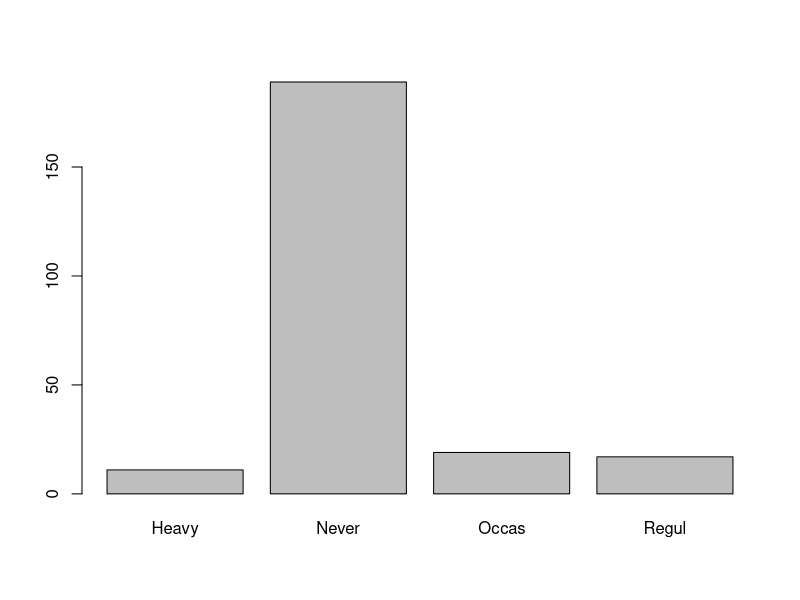
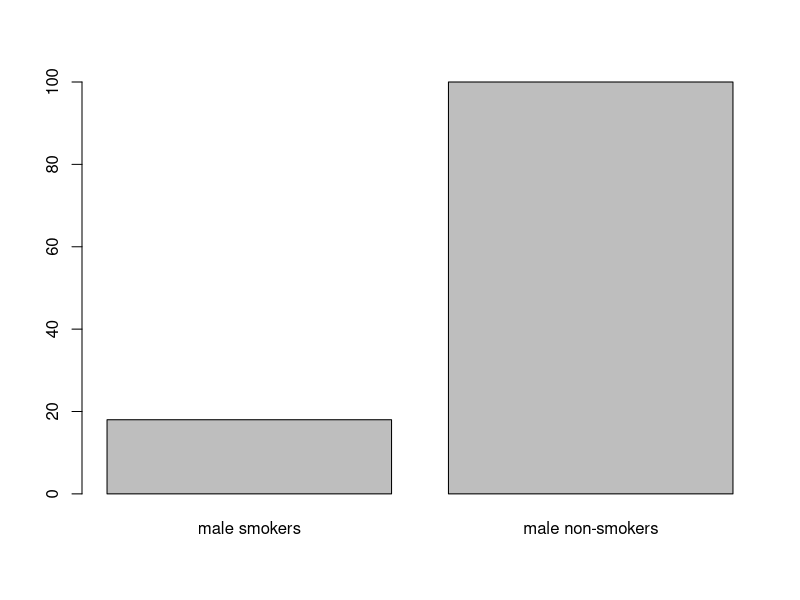
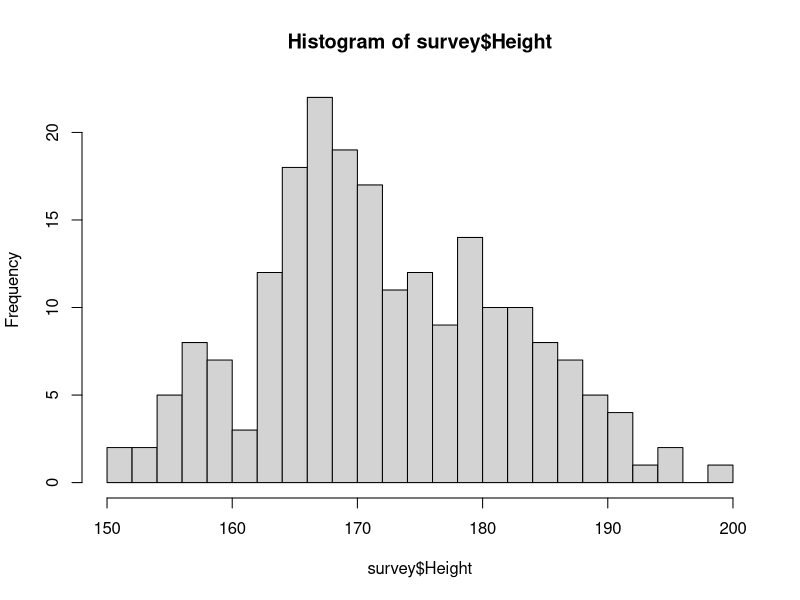
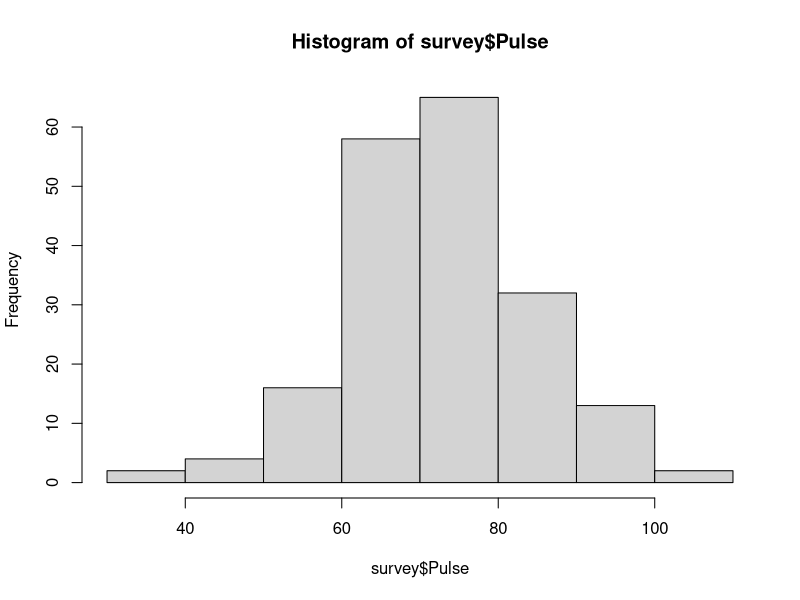
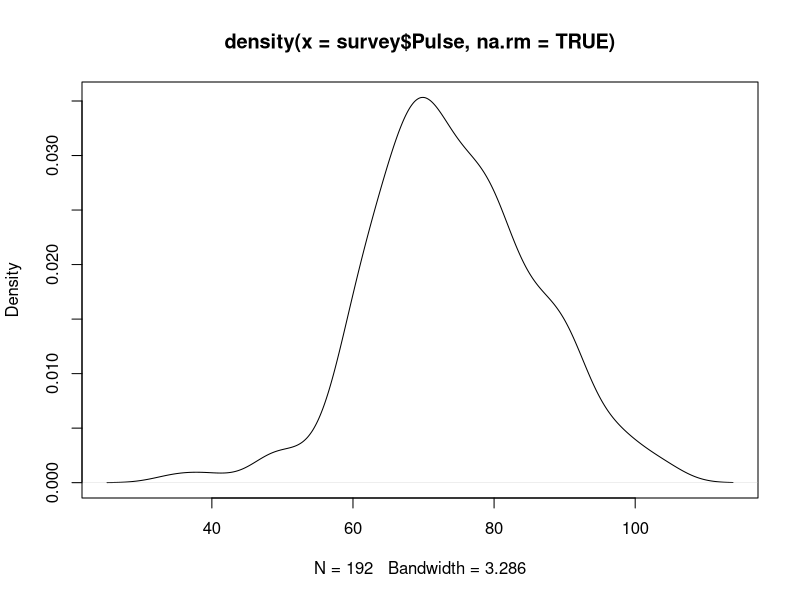
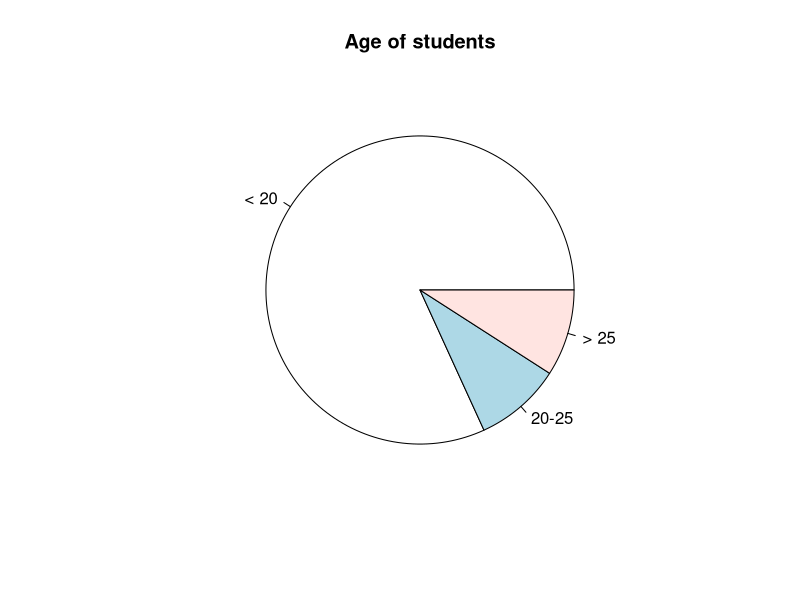
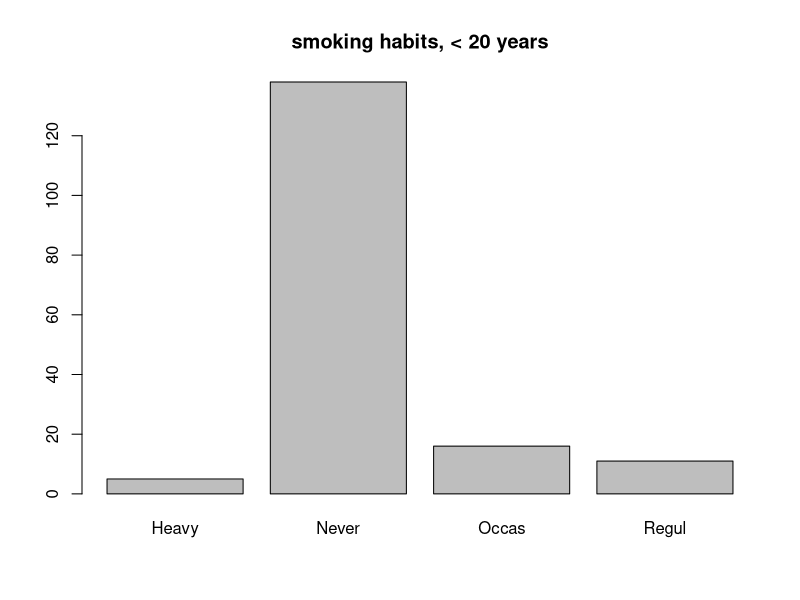
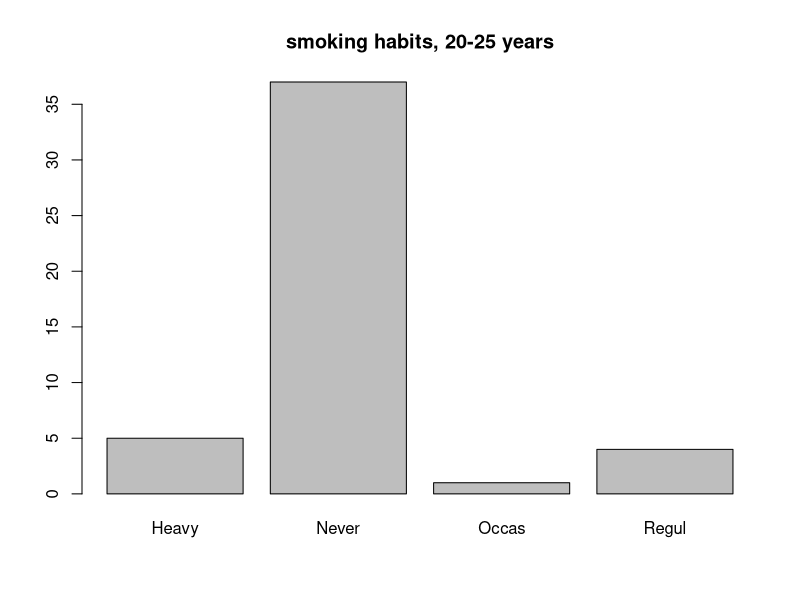

Write R code to recreate these figures, in order.
library(MASS)

#намираме първо всички стойности в колоната Smoke
unique(survey$Smoke)

#Задача 1
#вероятноста случайно избран човек да е редовен пушач
sum(survey$Smoke == 'Regul', na.rm = TRUE)/nrow(survey)

maleSmokers = sum(survey$Smoke %in% c("Regul", "Heavy") & survey$Sex == 'Male', na.rm = TRUE)

#вероятността случайно ибзбран човек да е мъж и редовен пушач
maleSmokers/nrow(survey)

#броят на всички мъже
maleNumber = sum(survey$Sex == 'Male', na.rm = TRUE)

#вероятността случайно избран мъж да е редовен пушач
prob = maleSmokers/maleNumber

#броят на всички редовни пушачи
regulOrHeavyCount = sum(survey$Smoke %in% c('Regul', 'Heavy'), na.rm = TRUE)

#вероятноста случайно избран редовен пушач да е мъж
maleSmokers/regulOrHeavyCount

#Зад 2
#барплот на броя на типовете пушачи
barplot(table(survey$Smoke))

#пушене в зависимост от пола
barplot(c(maleSmokers, maleNumber - maleSmokers), names.arg = c('male smokers', 'male non-smokers'))

#Зад 3
#некви статистики
summary(survey$Height)
heightMean = mean(survey$Height, na.rm = TRUE)
heightSd = sd(survey$Height, na.rm = TRUE)


maleHeights = survey[survey$Sex == 'Male', 'Height']
summary(maleHeights)
sd(maleHeights, na.rm = TRUE)

femaleHeights = survey[survey$Sex == 'Female', 'Height']
summary(femaleHeights)
sd(femaleHeights, na.rm = TRUE)

#каква част от студентите се различават от ср. височина с <= 1 стандартно отклонение?
sum(abs(survey$Height - heightMean) <= heightSd, na.rm = TRUE)/sum(!is.na(survey$Height))

#Зад 4
hist(survey$Height, breaks = 20)

#Зад 5
#хистограма на пулса на студентите
hist(survey$Pulse)

#графика плътността на разпределението на пулса 
plot(density(survey$Pulse, na.rm = TRUE))

#Зад 6
group1 = survey[survey$Age < 20,]
group2 = survey[survey$Age >= 20 & survey$Age < 25,]
group3 = survey[survey$Age >= 25,]

pie(x = c(nrow(group1), nrow(group3), nrow(group3)), labels = c('< 20', '20-25', '> 25'), main = 'Age of students')

barplot(table(group1$Smoke), main = 'smoking habits, < 20 years')
barplot(table(group2$Smoke), main = 'smoking habits, 20-25 years')
barplot(table(group3$Smoke), main = 'smoking habits, > 25 years old')
